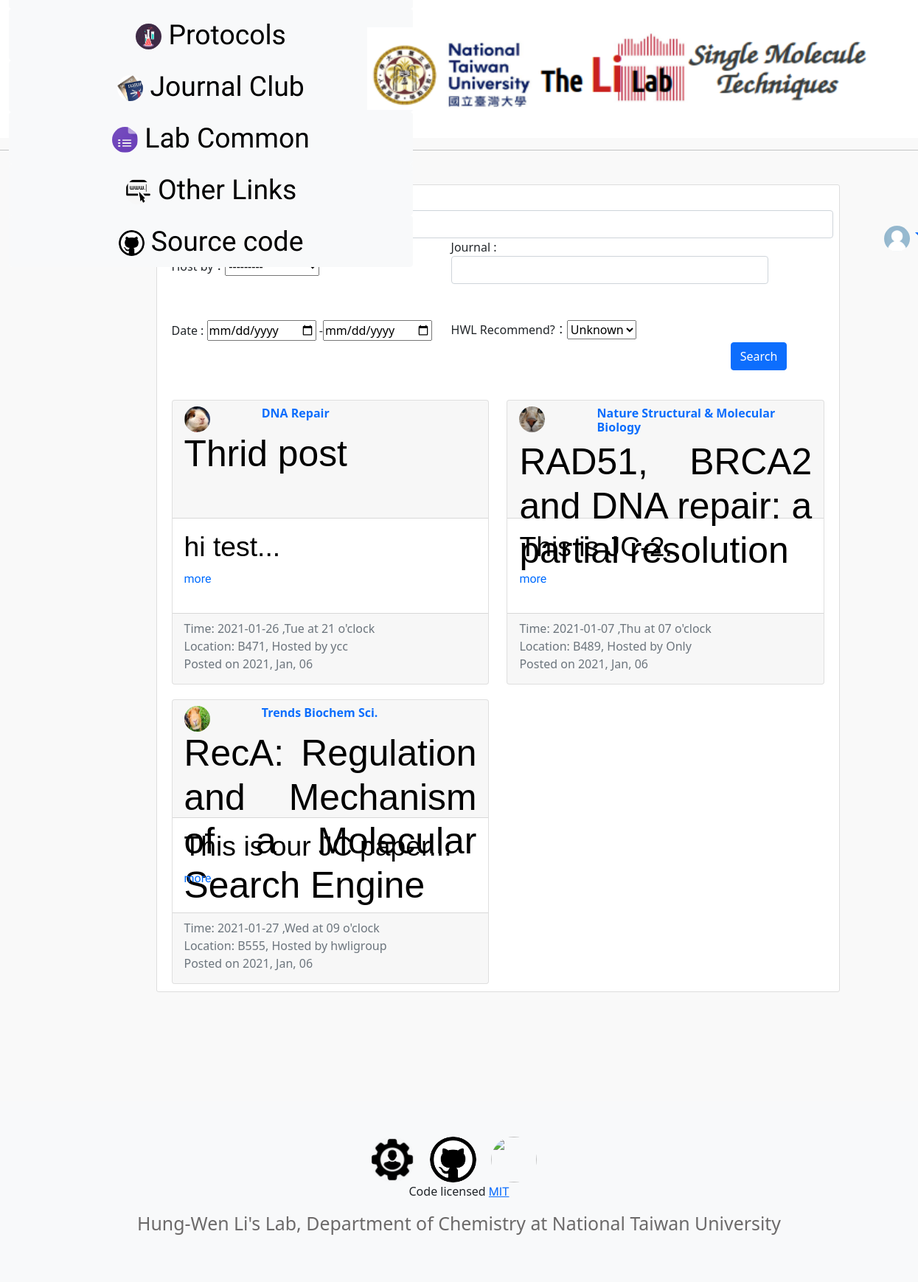
/JC/, run on an earlier commit of the app's database.
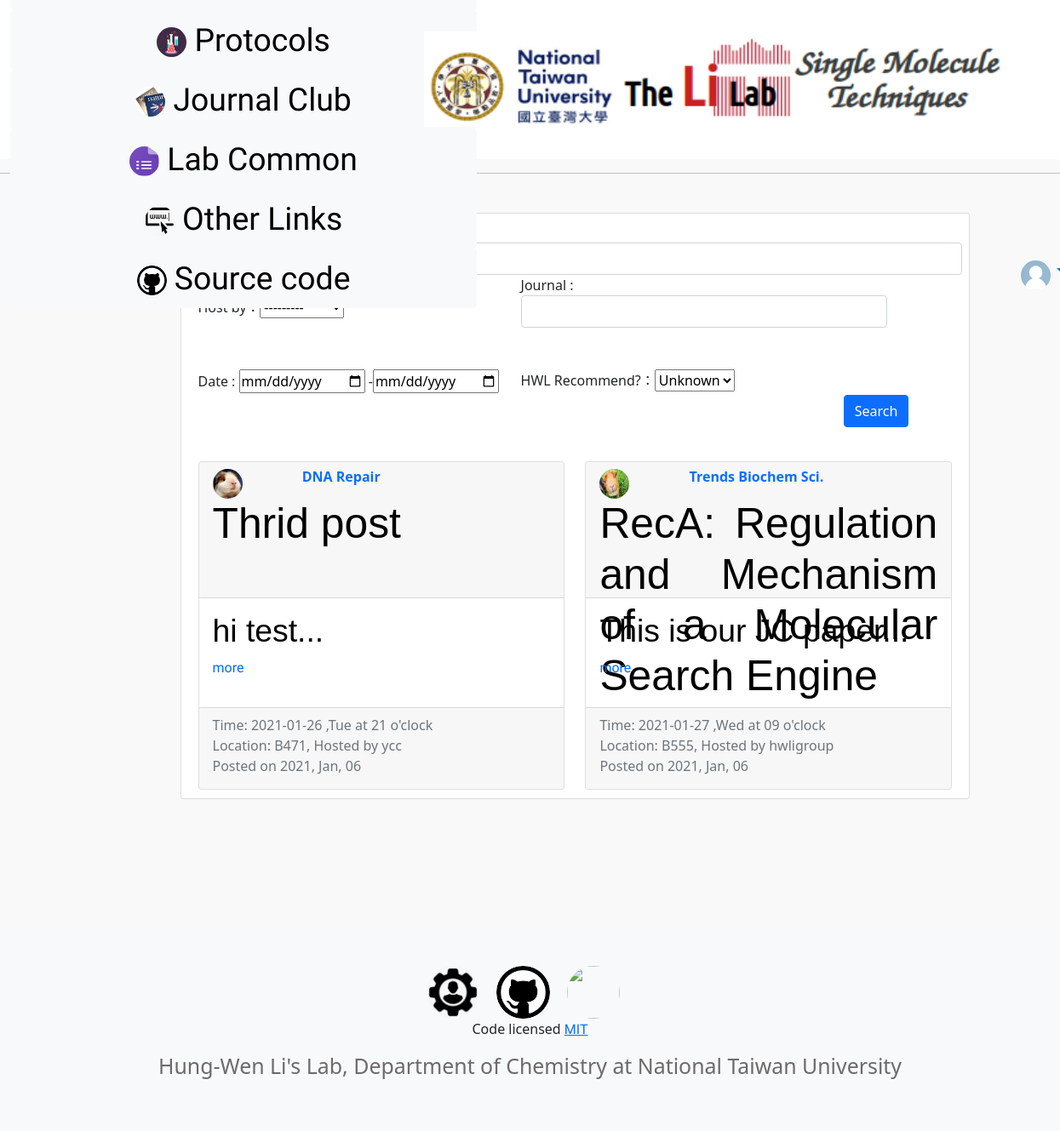
And on a later commit of the database.
### posts/models.py (models this page shows, shortened)
class Jcpaper(models.Model):
    title = models.CharField(max_length=200)
    journal = models.CharField(max_length=200)
    hwl_recommend = models.BooleanField(default=True)
    time = models.DateTimeField()
    location = models.CharField(max_length=50)
    file = models.FileField(upload_to='JC/%Y/', blank=True)
    link = models.URLField(blank=True)
    content = models.TextField()
    presenter = models.ForeignKey(User, on_delete=models.CASCADE)
    date_posted = models.DateTimeField(default=timezone.now)

### users/models.py (models this page shows, shortened)
class Profile(models.Model):
    user = models.OneToOneField(User, on_delete=models.CASCADE)
    image = models.ImageField(default='default.jpg', upload_to='picture_pics')

### posts/views.py (the view)
# urls.py: path('JC/', posts_views.index_JC, name='JC'),
def index_JC(request):
    JC = Jcpaper.objects.all().order_by('-date_posted')
    jcFilter = JCFilter(queryset=JC)
    if request.method == 'POST':
        jcFilter = JCFilter(request.POST, queryset=JC)
    context = {
        'jcFilter':jcFilter
    }
    return render(request, 'posts/JC_index.html', context)

### posts/templates/posts/JC_index.html (shortened to what this page needs)
{% extends 'posts/base.html' %}
{% block content %}
<div style="margin:30px 0px 100px 0px;" class="content-section">
    <form method='POST'>
        <div class="row">
            Title：{{ jcFilter.form.title }}
            <div class="col-5" style="margin: 25px 0px 60px 0px;">
            </div>
            <div class="col-6">
                Journal : {{ jcFilter.form.journal }}
            </div>
            <div class="col-5">
                Date : {{ jcFilter.form.date_posted }}
            </div>
            <div class="col-5" style="margin: 0px 0px 0px 0px;">
                HWL Recommend?：{{ jcFilter.form.hwl_recommend }}
            </div>
            <div class="col-2">
                <input style="margin: 30px 0px 20px 0px" type="submit" class="btn btn-primary" value="Search" />
            </div>
        </div>
    </form>
    <div class="row">
        {% for post in jcFilter.qs %}
        <div class="col-lg-6" style="margin: 20px 0px 0px 0px;">
            <div class="card mt-6">
                <div class="card-header" style="height: 10rem;">
                    <div class="row">
                        <div class="col-3">
                            <img class="rounded-circle article-img" src="{{ post.presenter.profile.image.url }}">
                        </div>
                        <div class="col-8">
                            <h6><strong class="d-inline-block mb-12 text-primary">{{ post.journal }}</strong></h6>
                        </div>
                        <div class="col-12">
                            <h1 class="jc-title" align=justify>{{ post.title }}</h1>
                        </div>
                    </div>
                </div>
                <div class="card-body" style="height: 8rem;">
                  <h1 class="jc-content">{{ post.content|slice:"0:20" }}...</h1>
                  <a href="{% url 'JCdetail' post.pk %}" class="stretched-link" style="color: #006cff;text-decoration:none;">more</a>
                </div>
                <div class="card-footer" style="height: 6rem;">
                    <div class="mb-12 text-muted">Time: {{ post.time|date:"Y-m-d ,D" }} at {{ post.time|date:"H" }} o'clock </div>
                    <div class="mb-12 text-muted"> Location: {{ post.location }}, Hosted by {{ post.presenter }}</div>
                    <div class="mb-12 text-muted">Posted on {{ post.date_posted|date:"Y, M, d" }}</div>
                </div>
            </div>
        </div>
        {% endfor %}
    </div>
    {% endblock %}

What changed in the data, as far as the page shows it:
removed Jcpaper: presenter.profile.image (picture), journal "Nature Structural & Molecular Biology", title "RAD51, BRCA2 and DNA repair: a partial resolution", content "This is JC-2", time "2021-01-07 ,Thu", time "07", location "B489", presenter "Only", date_posted "2021, Jan, 06"
